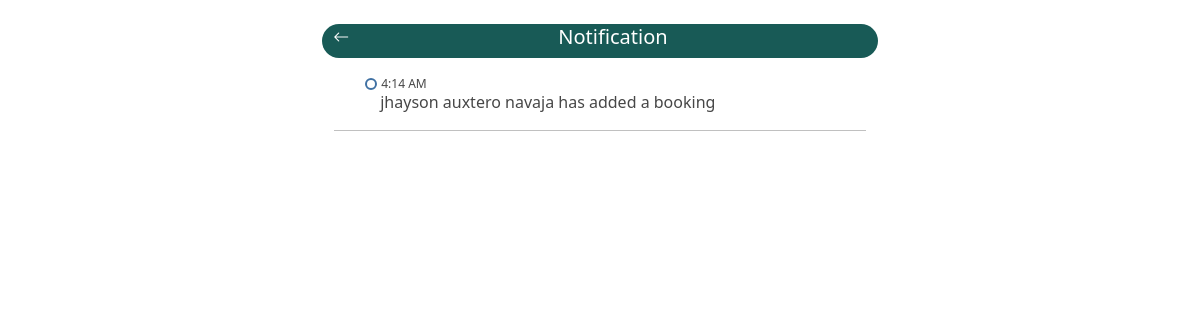
The page /notification.php?userid=2 on the database as committed earlier.
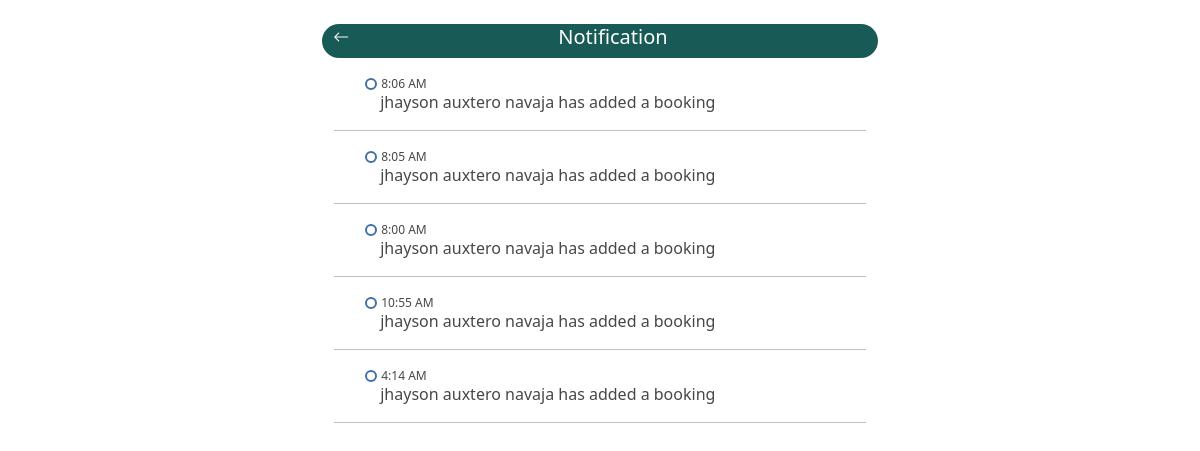
The same page on the database as committed later.
### tables this page shows
CREATE TABLE `notifications` (
  `id` int(11) NOT NULL,
  `playerId` int(11) NOT NULL,
  `message` varchar(255) NOT NULL,
  `createdAt` timestamp NOT NULL DEFAULT current_timestamp()
);

### notification.php (the view, shortened to what this page needs)
<?php
require('dbconn.php');
$ID = $_GET['userid'];
$notificationSql = "SELECT * FROM notifications ORDER BY createdAt DESC";
$notificationResult = mysqli_query($conn, $notificationSql);
$notificationRow = $notificationResult->fetch_all(MYSQLI_ASSOC);
?>
<html>
    <head>
        <link href="https://cdn.jsdelivr.net/npm/bootstrap@5.3.1/dist/css/bootstrap.min.css" rel="stylesheet">
        <link rel="stylesheet" href="https://cdnjs.cloudflare.com/ajax/libs/font-awesome/5.15.3/css/all.min.css" />
        <link href='https://unpkg.com/boxicons@2.1.4/css/boxicons.min.css' rel='stylesheet'>
        <link rel="stylesheet" href="messageContacts.css">
        <link rel="stylesheet" href="https://cdn.jsdelivr.net/npm/bootstrap-icons@1.5.0/font/bootstrap-icons.css">
        <link rel="stylesheet" href="https://use.fontawesome.com/releases/v5.6.3/css/all.css">
        <link rel="stylesheet" href="notification.css">
    </head>
    <body><br>
        <div class="container-fluid d-flex justify-content-center align-items-center">
			<div class="edit-profile row">
                <div class="head-notification">
                    <div class="back">
                        <a href="home.php?userid=<?php echo $ID; ?>"><i class="bi bi-arrow-left"></i></a>
                    </div>
                    <h5>Notification</h5>
                </div>
                <div class="body-notification" id="bodyNotification">
                    <?php foreach ($notificationRow as $row) { ?>
                        <div class="post">
                            <div class="circle"></div>
                            <span class="time"><?php echo date('g:i A', strtotime($row['createdAt'])) ?></span>
                            <p><?php echo $row['message'] ?></p>
                        </div>
                    <?php } ?>
                </div>
                </div>
            </div>
    </body>
</html>

Rows that differ between the two databases and show on the page:
added notifications: createdAt "8:06 AM", message "jhayson auxtero navaja has added a booking"
added notifications: createdAt "8:05 AM", message "jhayson auxtero navaja has added a booking"
added notifications: createdAt "8:00 AM", message "jhayson auxtero navaja has added a booking"
added notifications: createdAt "10:55 AM", message "jhayson auxtero navaja has added a booking"
